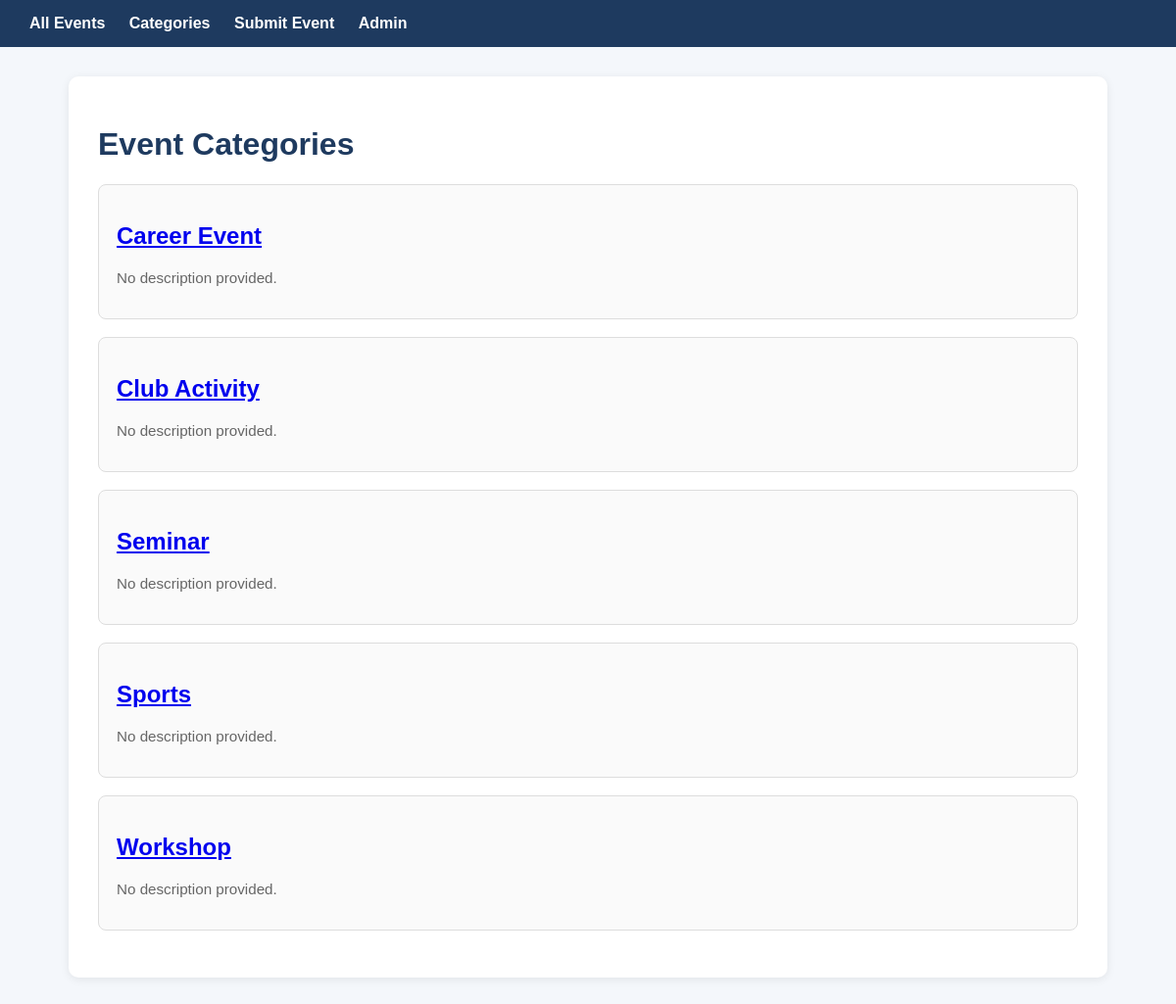
Page /categories/ on the committed database.
### events_app/models.py (models this page shows, shortened)
class Category(models.Model):
    name = models.CharField(max_length=100, unique=True)
    description = models.TextField(blank=True)
    class Meta:
        ordering = ["name"]
        verbose_name_plural = "Categories"

### events_app/views.py (the view)
# urls.py: path("categories/", views.category_list, name="category_list"),
def category_list(request):
    categories = Category.objects.all()
    return render(request, "events_app/category_list.html", {"categories": categories})

### templates/events_app/category_list.html (shortened to what this page needs)
{% extends 'base.html' %}
{% block content %}
    <h1>Event Categories</h1>
    {% if categories %}
        {% for category in categories %}
            <div class="card">
                <h2>
                    <a href="{% url 'category_events' category.id %}">{{ category.name }}</a>
                </h2>
                {% if category.description %}
                    <p>{{ category.description }}</p>
                {% else %}
                    <p class="muted">No description provided.</p>
                {% endif %}
            </div>
        {% endfor %}
    {% else %}
        <p>No categories have been created yet.</p>
    {% endif %}
{% endblock %}

### templates/base.html (style rules this page uses)
body { font-family: Arial, sans-serif; background: #f4f7fb; margin: 0; padding: 0; color: #222; }
h1, h2, h3 { color: #1e3a5f; }
.card { border: 1px solid #ddd; padding: 18px; margin-bottom: 18px; border-radius: 8px; background: #fafafa; }
.muted { color: #666; font-size: 0.95rem; }

### rows in the picture
Category: name "Career Event", description "No description provided."
Category: name "Club Activity", description "No description provided."
Category: name "Seminar", description "No description provided."
Category: name "Sports", description "No description provided."
Category: name "Workshop", description "No description provided."
